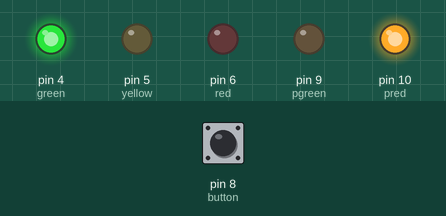
Recording of a sketch running on a simulated Arduino Uno, built with avr-gcc and run on an emulated ATmega328P. Parts: output pins drawn as LEDs (lit = HIGH). The inputs (shaded band) are chosen by the test bench; at power-on: pin 8 (button) LOW.

Above: at 1.2 s.
1.3 s: pin 8 (button) pulled HIGH for 0.15 s
At 2.8 s:
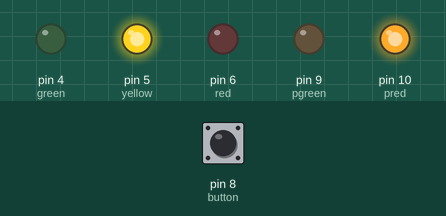
At 4.3 s:
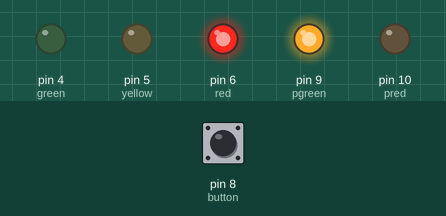
Timing chart, 0 to 9.8 s (numbered marks = the images above; inputs shaded):
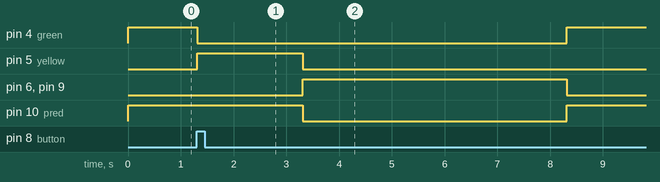

Measured:
- after the input at 1.3 s, pin 4 (green): HIGH → LOW at once, → HIGH 7.0 s later; pin 5 (yellow): LOW → HIGH at once, → LOW 2.0 s later; pin 6 (red), pin 9 (pgreen): LOW → HIGH after 2.0 s, → LOW 5.0 s later; pin 10 (pred): HIGH → LOW after 2.0 s, → HIGH 5.0 s later

The sketch:

stoplight.ino
```cpp
int green = 4; int yellow = 5; int red = 6;
int pgreen = 9; int pred = 10;
int button = 8;

void setup(){
pinMode(red, OUTPUT); pinMode(yellow, OUTPUT); pinMode(green, OUTPUT);
pinMode(pred, OUTPUT); pinMode(pgreen, OUTPUT);
digitalWrite(green, HIGH); digitalWrite(pred, HIGH);
}

void loop(){
  if (digitalRead(button) == HIGH) {
     delay(15);
     if (digitalRead(button) == HIGH) {
          changeLights();
          delay(1000);
     }
}
}

void changeLights(){

  digitalWrite(green, LOW);
  digitalWrite(red, LOW);
  digitalWrite(yellow, HIGH);
  delay(2000);

  digitalWrite(green, LOW);
  digitalWrite(red, HIGH);
  digitalWrite(yellow, LOW);
  digitalWrite(pred, LOW);
  digitalWrite(pgreen, HIGH);
  delay(5000);

  digitalWrite(green, HIGH);
  digitalWrite(red, LOW);
  digitalWrite(yellow, LOW);
  digitalWrite(pred, HIGH);
  digitalWrite(pgreen, LOW);
  delay(5000); }
```
